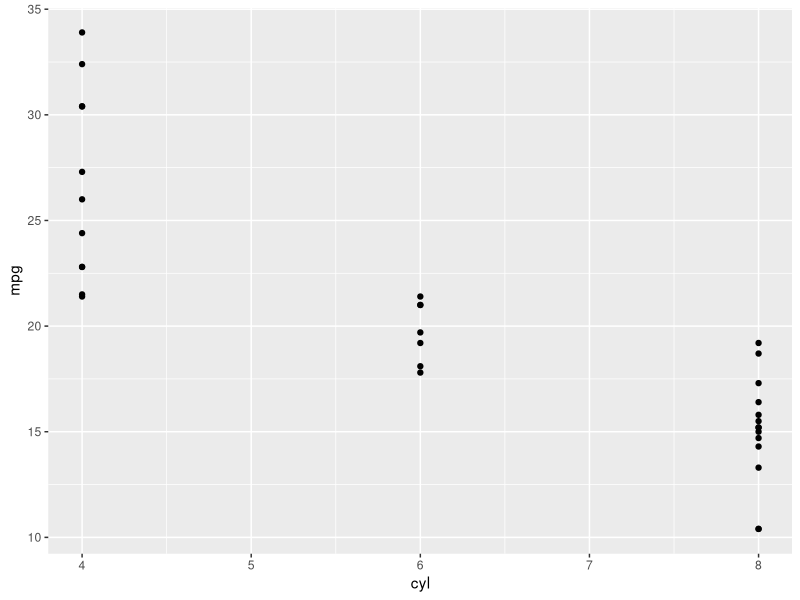
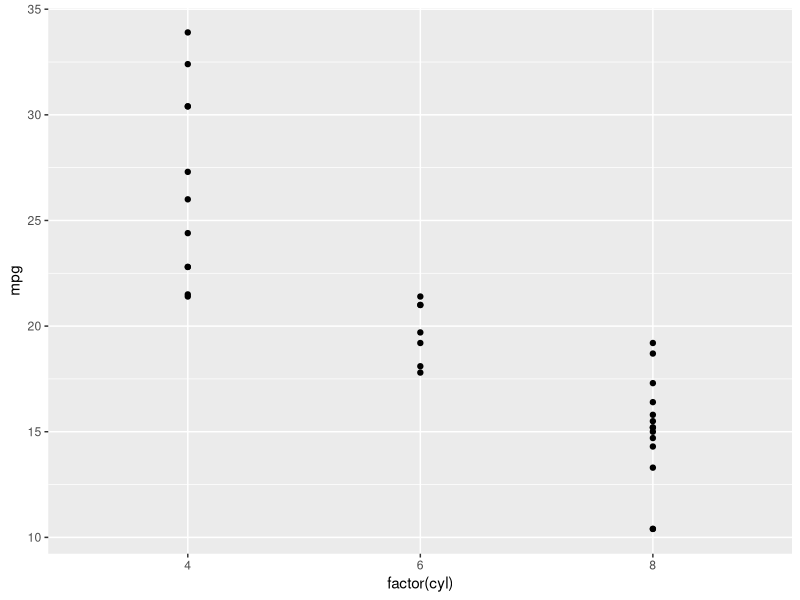
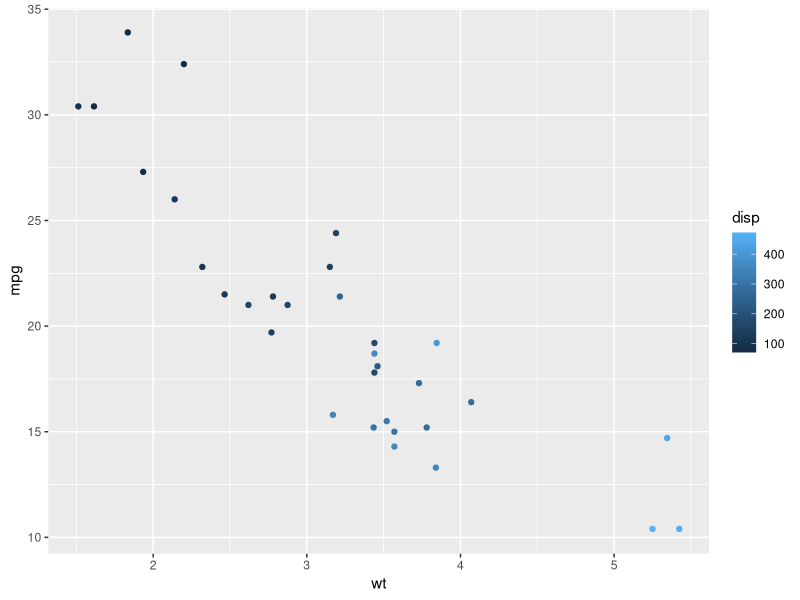

The R source for these figures, in order:
## ---- chunk 1
library(ggplot2)
## ---- chunk 2
str(mtcars)
## ---- chunk 3
ggplot(data = mtcars, mapping = aes(x = cyl, y = mpg)) + 
  geom_point()
## ---- chunk 4
ggplot(data = mtcars, mapping = aes(x = factor(cyl), y = mpg)) +
  geom_point()
## ---- chunk 5
ggplot(data = mtcars, mapping = aes(x = wt, y = mpg, color = disp)) +
  geom_point()
